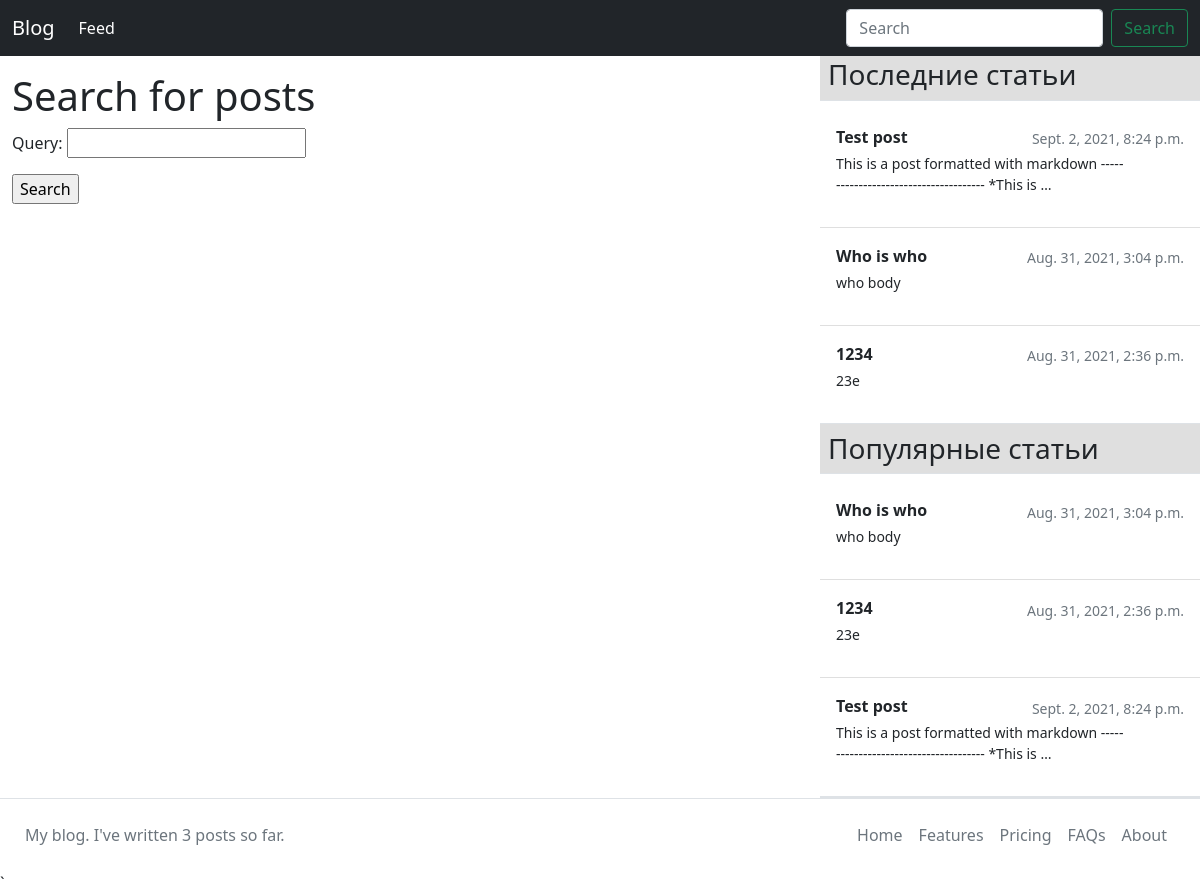
The app's page /blog/search/ with its own data.
### blog/models.py (models this page shows, shortened)
class Post(models.Model):
    objects = models.Manager()
    published = PublishedManager()
    STATUS_CHOICES = (
        ('draft', 'Draft'),
        ('published', 'Published'),
    )
    tags = TaggableManager()
    title = models.CharField(max_length=250)
    slug = models.SlugField(max_length=250, unique_for_date='publish')
    author = models.ForeignKey(User, on_delete=models.CASCADE, related_name='blog_posts')
    body = models.TextField()
    publish = models.DateTimeField(default=timezone.now)
    created = models.DateTimeField(auto_now_add=True)
    updated = models.DateTimeField(auto_now=True)
    status = models.CharField(max_length=10, choices=STATUS_CHOICES)
    class Meta:
        ordering = ('publish',)
    def get_absolute_url(self):
        return reverse('blog:post_detail', args=[self.publish.year,
                       self.publish.month, self.publish.day, self.slug])

### blog/views.py (the view, shortened to what this page needs)
# urls.py: path('search/', views.post_search, name='post_search'),
def post_search(request):
    form = SearchForm()
    query = None
    results = []
    return render(request, 'blog/post/search.html', {'form': form, 'query': query, 'results': results})

### blog/forms.py
class SearchForm(forms.Form):
    query = forms.CharField()

### blog/models.py (called while the page is built)
    def get_queryset(self):
        return super().get_queryset().filter(status='published')

### blog/templatetags/blog_tags.py (called while the page is built)
@register.simple_tag
def total_posts():
    return Post.published.count()

@register.inclusion_tag('blog/post/latest_posts.html')
def show_latest_post(count=5):
    latest_post = Post.published.order_by('-publish')[:count]
    return {'latest_post': latest_post}

@register.inclusion_tag('blog/post/most_comment_posts.html')
def get_most_commented_posts(count=5):
    most_commented_posts = Post.published.annotate(total_comments=Count('comments')).order_by('-total_comments')[:count]
    return {'most_commented_posts': most_commented_posts}

### blog/templates/blog/post/search.html (shortened to what this page needs)
{% extends "blog/base.html" %}
{% block content %}
    <br><br><br>
    {% if query %}
        <h1>Posts containing "{{ query }}"</h1>
        <h3>
            {% with results.count as total_results %}
                Found {{ total_results }} result {{ total_results|pluralize }}
            {% endwith %}
        </h3>
        {% for post in results %}
            <h4><a href="{{ post.get_absolute_url }}">{{ post.title }}</a></h4>
            {{ post.body|truncatewords:5 }}
        {% empty %}
            <p>There are no results for your query.</p>
        {% endfor %}
        <p><a href="{% url "blog:post_search" %}">Search again</a></p>
    {% else %}
        <h1>Search for posts</h1>
        <form action="." method="get">
            {{ form.as_p }}
            <input type="submit" value="Search">
        </form>
    {% endif %}
{% endblock %}

### blog/templates/blog/post/latest_posts.html
<div class="list-group list-group-flush border-bottom scrollarea">
    {% if latest_post %}
        {% for post in latest_post %}
            <a href="{{ post.get_absolute_url }}" class="list-group-item list-group-item-action py-3 lh-tight">
                <div class="d-flex w-100 align-items-center justify-content-between">
                    <strong class="mb-1">{{ post.title }}</strong>
                    <small class="text-muted">{{ post.publish }}</small>
                </div>
                <div class="col-10 mb-1 small">{{ post.body|truncatewords:10|linebreaks }}</div>
            </a>
        {% endfor %}
    {% else %}
        <p class="list-group-item list-group-item-action py-3 lh-tight">
        <div class="d-flex w-100 align-items-center justify-content-between">
            <strong class="mb-1">Статей нет</strong>
        </div>
        </p>
    {% endif %}
</div>

### blog/templates/blog/post/most_comment_posts.html
<div class="list-group list-group-flush border-bottom scrollarea">
    {% if most_commented_posts %}
        {% for post in most_commented_posts %}
            <a href="{{ post.get_absolute_url }}" class="list-group-item list-group-item-action py-3 lh-tight">
                <div class="d-flex w-100 align-items-center justify-content-between">
                    <strong class="mb-1">{{ post.title }}</strong>
                    <small class="text-muted">{{ post.publish }}</small>
                </div>
                <div class="col-10 mb-1 small">{{ post.body|truncatewords:10|linebreaks }}</div>
            </a>
        {% endfor %}
    {% else %}
        <p class="list-group-item list-group-item-action py-3 lh-tight">
        <div class="d-flex w-100 align-items-center justify-content-between">
            <strong class="mb-1">Статей нет</strong>
        </div>
        </p>
    {% endif %}
</div>

### records on screen
Post: title "Test post", publish "Sept. 2, 2021, 8:24 p.m.", body "This is a post formatted with markdown -------------------------------------- *This is …"
Post: title "Who is who", publish "Aug. 31, 2021, 3:04 p.m.", body "who body"
Post: title "1234", publish "Aug. 31, 2021, 2:36 p.m.", body "23e"
